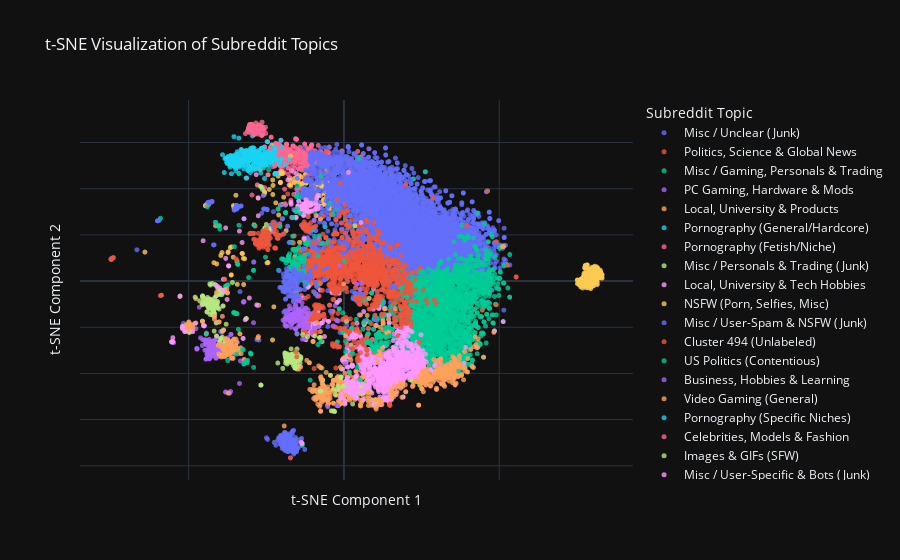

Notebook source saved alongside this figure:
### Code cell
label_map = {
    # --- HIGH CLARITY: NSFW / Pornography ---
    '35': 'Pornography (General/Hardcore)',
    '106': 'Pornography (Fetish/Niche)',
    '252': 'Pornography (Specific Niches)',

    # --- HIGH CLARITY: Gaming & Fandom ---
    '347': 'NSFW (Porn, Selfies, Misc)',
    '114': 'Video Gaming (General)',
    '327': 'PC Gaming, Hardware & Mods',

    # --- HIGH CLARITY: Politics & News ---
    '119': 'US Politics (Contentious)',
    '419': 'Politics, Science & Social Issues',

    # --- HIGH CLARITY: Hobbies / Local / University ---
    '85': 'Business, Hobbies & Learning',
    '89': 'Local, University & Tech Hobbies',
    '391': 'Images & GIFs (SFW)',
    '490': 'Local, University & Products',
    '454': 'Celebrities, Models & Fashion',
    '27': 'Local/Regional & Hobbies',
    
    # --- MEDIUM CLARITY: Mixed Themes ---
    '54': 'Gaming, Fandom & Circlejerks',
    '245': 'Politics, Science & Global News',
    '187': 'Misc / Gaming, Personals & Trading',
    '275': 'General Reddit Interests (SFW)',

    # --- LOW CLARITY: "Junk" / User-Spam ---
    '1': 'Misc / Personals & Trading (Junk)',
    '2': 'Misc / Unclear (Junk)',
    '20': 'Misc / Unclear (Junk)',
    '91': 'Misc / NSFW & User-Spam (Junk)',
    '254': 'Misc / User-Spam & NSFW (Junk)',
    '335': 'Misc / User-Specific & Bots (Junk)',
}

# --- Now, we plot using the new labels ---

pl.plot_labeled_cluster_map(tsne_df, label_map)

### Figure 1 — Plotly figure (JSON) as saved in the notebook; plotly's stock layout.template omitted (floating-point values rounded to 4 significant figures; data arrays with more than 128 entries replaced by an {"elided": "..."} marker saying what was removed)
{"data": [{"hovertemplate": "<b>%{hovertext}</b><br><br>Topic=Misc / Unclear (Junk)<br>tsne_x=%{x}<br>tsne_y=%{y}<extra></extra>", "hovertext": {"elided": "2960 str values"}, "legendgroup": "Misc / Unclear (Junk)", "marker": {"color": "#636efa", "opacity": 0.8, "size": 5, "symbol": "circle"}, "mode": "markers", "name": "Misc / Unclear (Junk)", "showlegend": true, "type": "scattergl", "x": {"elided": "2960 float values"}, "xaxis": "x", "y": {"elided": "2960 float values"}, "yaxis": "y"}, {"hovertemplate": "<b>%{hovertext}</b><br><br>Topic=Politics, Science & Global News<br>tsne_x=%{x}<br>tsne_y=%{y}<extra></extra>", "hovertext": {"elided": "374 str values"}, "legendgroup": "Politics, Science & Global News", "marker": {"color": "#EF553B", "opacity": 0.8, "size": 5, "symbol": "circle"}, "mode": "markers", "name": "Politics, Science & Global News", "showlegend": true, "type": "scattergl", "x": {"elided": "374 float values"}, "xaxis": "x", "y": {"elided": "374 float values"}, "yaxis": "y"}, {"hovertemplate": "<b>%{hovertext}</b><br><br>Topic=Misc / Gaming, Personals & Trading<br>tsne_x=%{x}<br>tsne_y=%{y}<extra></extra>", "hovertext": {"elided": "1996 str values"}, "legendgroup": "Misc / Gaming, Personals & Trading", "marker": {"color": "#00cc96", "opacity": 0.8, "size": 5, "symbol": "circle"}, "mode": "markers", "name": "Misc / Gaming, Personals & Trading", "showlegend": true, "type": "scattergl", "x": {"elided": "1996 float values"}, "xaxis": "x", "y": {"elided": "1996 float values"}, "yaxis": "y"}, {"hovertemplate": "<b>%{hovertext}</b><br><br>Topic=PC Gaming, Hardware & Mods<br>tsne_x=%{x}<br>tsne_y=%{y}<extra></extra>", "hovertext": {"elided": "156 str values"}, "legendgroup": "PC Gaming, Hardware & Mods", "marker": {"color": "#ab63fa", "opacity": 0.8, "size": 5, "symbol": "circle"}, "mode": "markers", "name": "PC Gaming, Hardware & Mods", "showlegend": true, "type": "scattergl", "x": {"elided": "156 float values"}, "xaxis": "x", "y": {"elided": "156 float values"}, "yaxis": "y"}, {"hovertemplate": "<b>%{hovertext}</b><br><br>Topic=Local, University & Products<br>tsne_x=%{x}<br>tsne_y=%{y}<extra></extra>", "hovertext": {"elided": "240 str values"}, "legendgroup": "Local, University & Products", "marker": {"color": "#FFA15A", "opacity": 0.8, "size": 5, "symbol": "circle"}, "mode": "markers", "name": "Local, University & Products", "showlegend": true, "type": "scattergl", "x": {"elided": "240 float values"}, "xaxis": "x", "y": {"elided": "240 float values"}, "yaxis": "y"}, {"hovertemplate": "<b>%{hovertext}</b><br><br>Topic=Pornography (General/Hardcore)<br>tsne_x=%{x}<br>tsne_y=%{y}<extra></extra>", "hovertext": {"elided": "135 str values"}, "legendgroup": "Pornography (General/Hardcore)", "marker": {"color": "#19d3f3", "opacity": 0.8, "size": 5, "symbol": "circle"}, "mode": "markers", "name": "Pornography (General/Hardcore)", "showlegend": true, "type": "scattergl", "x": {"elided": "135 float values"}, "xaxis": "x", "y": {"elided": "135 float values"}, "yaxis": "y"}, {"hovertemplate": "<b>%{hovertext}</b><br><br>Topic=Pornography (Fetish/Niche)<br>tsne_x=%{x}<br>tsne_y=%{y}<extra></extra>", "hovertext": {"elided": "354 str values"}, "legendgroup": "Pornography (Fetish/Niche)", "marker": {"color": "#FF6692", "opacity": 0.8, "size": 5, "symbol": "circle"}, "mode": "markers", "name": "Pornography (Fetish/Niche)", "showlegend": true, "type": "scattergl", "x": {"elided": "354 float values"}, "xaxis": "x", "y": {"elided": "354 float values"}, "yaxis": "y"}, {"hovertemplate": "<b>%{hovertext}</b><br><br>Topic=Misc / Personals & Trading (Junk)<br>tsne_x=%{x}<br>tsne_y=%{y}<extra></extra>", "hovertext": {"elided": "235 str values"}, "legendgroup": "Misc / Personals & Trading (Junk)", "marker": {"color": "#B6E880", "opacity": 0.8, "size": 5, "symbol": "circle"}, "mode": "markers", "name": "Misc / Personals & Trading (Junk)", "showlegend": true, "type": "scattergl", "x": {"elided": "235 float values"}, "xaxis": "x", "y": {"elided": "235 float values"}, "yaxis": "y"}, {"hovertemplate": "<b>%{hovertext}</b><br><br>Topic=Local, University & Tech Hobbies<br>tsne_x=%{x}<br>tsne_y=%{y}<extra></extra>", "hovertext": {"elided": "892 str values"}, "legendgroup": "Local, University & Tech Hobbies", "marker": {"color": "#FF97FF", "opacity": 0.8, "size": 5, "symbol": "circle"}, "mode": "markers", "name": "Local, University & Tech Hobbies", "showlegend": true, "type": "scattergl", "x": {"elided": "892 float values"}, "xaxis": "x", "y": {"elided": "892 float values"}, "yaxis": "y"}, {"hovertemplate": "<b>%{hovertext}</b><br><br>Topic=NSFW (Porn, Selfies, Misc)<br>tsne_x=%{x}<br>tsne_y=%{y}<extra></extra>", "hovertext": {"elided": "137 str values"}, "legendgroup": "NSFW (Porn, Selfies, Misc)", "marker": {"color": "#FECB52", "opacity": 0.8, "size": 5, "symbol": "circle"}, "mode": "markers", "name": "NSFW (Porn, Selfies, Misc)", "showlegend": true, "type": "scattergl", "x": {"elided": "137 float values"}, "xaxis": "x", "y": {"elided": "137 float values"}, "yaxis": "y"}, {"hovertemplate": "<b>%{hovertext}</b><br><br>Topic=Misc / User-Spam & NSFW (Junk)<br>tsne_x=%{x}<br>tsne_y=%{y}<extra></extra>", "hovertext": {"elided": "1120 str values"}, "legendgroup": "Misc / User-Spam & NSFW (Junk)", "marker": {"color": "#636efa", "opacity": 0.8, "size": 5, "symbol": "circle"}, "mode": "markers", "name": "Misc / User-Spam & NSFW (Junk)", "showlegend": true, "type": "scattergl", "x": {"elided": "1120 float values"}, "xaxis": "x", "y": {"elided": "1120 float values"}, "yaxis": "y"}, {"hovertemplate": "<b>%{hovertext}</b><br><br>Topic=Cluster 494 (Unlabeled)<br>tsne_x=%{x}<br>tsne_y=%{y}<extra></extra>", "hovertext": {"elided": "782 str values"}, "legendgroup": "Cluster 494 (Unlabeled)", "marker": {"color": "#EF553B", "opacity": 0.8, "size": 5, "symbol": "circle"}, "mode": "markers", "name": "Cluster 494 (Unlabeled)", "showlegend": true, "type": "scattergl", "x": {"elided": "782 float values"}, "xaxis": "x", "y": {"elided": "782 float values"}, "yaxis": "y"}, {"hovertemplate": "<b>%{hovertext}</b><br><br>Topic=US Politics (Contentious)<br>tsne_x=%{x}<br>tsne_y=%{y}<extra></extra>", "hovertext": ["theimperialcult", "zika_es", "unsolvedmysteries", "askhillarysupporters", "the_hofer", "the_nehlen", "catholic_news", "anarkickagg", "laowinning", "anarchistpics", "markrlevin", "newsstream", "sonsoflibertytees", "pol", "nowttyg", "maps_of_meaning", "debatealtright", "washingtonforsanders", "polycentric_law", "targetedindividuals", "radicalagenda", "cosmicdisclosure", "sarahcooper", "internationalwomen", "crimeinchicago", "permaculturevideos", "altrightchristian", "readmystory", "frontpagecanada", "race_realism", "seasteading", "brainwashedamerica", "keepcorbyn", "jerfrogcomics", "indianriverlagoon", "webofslime", "thelema", "theinternetofshit", "tacticalflashlights", "justlegbeardthings", "askberniesupporters", "everythingiseconomics", "trump16", "duncantrussell", "conspiracynorules", "communismanarchy", "baddoggy", "thenews", "hillary", "anarcho_hackers", "bencarson", "morbidrealityrebooted", "operationgrabass", "southcarolina4sanders", "irishfilm", "onlinetrafficteam", "reinstatearticle8", "sethrich", "mediabias", "shruglifesyndicate", "nikiashton", "hispanic", "trumpnews", "treecomics", "british", "badbios", "spacefeminists", "josephpfarrell", "whistleblowers", "studentsforsanders", "ancap_videos", "cia", "berntheconvention", "bubbles2016", "turd", "sacredgeometry", "blackhistoryphotos", "shittyisraeliart", "sorosforprison", "cartoonseditorial", "arab_socialists", "castleforpresident", "financialtransactions", "migrantelatino", "politicaeconomica", "americanpirateparty", "debateacommunist", "saynotopot", "accountt1234", "occupylangley", "blmwatch", "rightist", "anythinggoesultimate", "voterfraud", "corruptcops", "islamization", "bitlaw", "chollos", "webcode", "anythinggoes", "trans", "polfacts", "deep_ecology", "truthinpolitics", "911calls", "conservativelounge", "werthaminaction", "tenyearsago", "minarchy"], "legendgroup": "US Politics (Contentious)", "marker": {"color": "#00cc96", "opacity": 0.8, "size": 5, "symbol": "circle"}, "mode": "markers", "name": "US Politics (Contentious)", "showlegend": true, "type": "scattergl", "x": [-16.02, -16.32, -14.99, -17.93, -15.84, -11.94, -17.68, -17.01, -21.05, -17.07, -20.07, -5.309, -12.32, -17.73, -18.66, -12.0, -17.84, -13.76, -13.9, -29.1, -16.24, -17.56, -8.502, -15.81, -25.26, -14.74, -15.96, -8.521, -16.05, -14.51, -13.91, -15.57, -14.26, -11.55, -15.04, -12.45, -12.23, -12.91, -14.96, -8.338, -17.93, -12.25, -17.84, -12.32, -15.96, -16.4, -12.75, -18.64, -17.67, -14.1, -19.34, -13.23, -15.87, -13.04, -16.51, -9.457, -15.85, -14.95, -19.33, -12.38, -12.92, -16.69, -11.62, -13.67, -16.0, -29.15, -16.11, -16.43, -15.94, -13.4, -13.94, -17.18, -14.73, -13.62, -7.936, -12.57, -15.27, -14.21, -17.77, -16.43, -15.95, -11.59, -13.45, -24.22, -15.72, -15.65, -12.01, -12.84, -11.74, -16.57, -17.52, -16.11, -16.65, -15.27, -16.58, -16.3, -12.77, 4.808, -12.76, -16.43, -12.81, -16.44, -15.52, -12.8, 0.09787, -19.68, -14.1, -2.122, -13.84], "xaxis": "x", "y": [13.79, 6.554, -4.053, 10.7, 13.7, 16.08, 10.43, 4.973, 4.701, 5.398, 9.595, 16.73, 17.27, 9.3, 8.85, 16.66, 9.612, 3.774, 10.08, 4.657, 8.399, 6.018, 10.82, 6.156, 10.36, 7.365, 13.25, -1.548, 9.545, 14.55, 10.08, 13.73, 4.364, 17.08, 4.108, 16.18, -0.7545, 7.823, 9.878, -27.5, 10.72, 16.29, 9.172, -1.591, 5.861, 7.845, 6.544, 7.776, 8.899, 11.55, 9.21, 8.965, 5.226, 4.238, 19.42, 19.43, 5.395, 9.877, 9.337, -0.8697, 4.723, 5.587, 15.89, 0.389, 13.6, 4.627, 7.927, 6.092, 5.807, 4.303, 10.22, 6.016, 3.899, 8.461, 19.53, -0.6311, -5.524, 7.886, 10.77, 7.839, 7.94, 11.72, 8.578, 48.24, 5.443, 6.072, -1.113, 6.417, -0.2709, 6.072, 11.8, 13.62, 7.655, 6.054, 5.246, 13.54, 10.55, 53.14, 10.11, 7.78, 3.407, 13.7, 12.1, 8.843, 8.639, 9.572, 16.51, -26.3, 8.786], "yaxis": "y"}, {"hovertemplate": "<b>%{hovertext}</b><br><br>Topic=Business, Hobbies & Learning<br>tsne_x=%{x}<br>tsne_y=%{y}<extra></extra>", "hovertext": {"elided": "171 str values"}, "legendgroup": "Business, Hobbies & Learning", "marker": {"color": "#ab63fa", "opacity": 0.8, "size": 5, "symbol": "circle"}, "mode": "markers", "name": "Business, Hobbies & Learning", "showlegend": true, "type": "scattergl", "x": {"elided": "171 float values"}, "xaxis": "x", "y": {"elided": "171 float values"}, "yaxis": "y"}, {"hovertemplate": "<b>%{hovertext}</b><br><br>Topic=Video Gaming (General)<br>tsne_x=%{x}<br>tsne_y=%{y}<extra></extra>", "hovertext": {"elided": "461 str values"}, "legendgroup": "Video Gaming (General)", "marker": {"color": "#FFA15A", "opacity": 0.8, "size": 5, "symbol": "circle"}, "mode": "markers", "name": "Video Gaming (General)", "showlegend": true, "type": "scattergl", "x": {"elided": "461 float values"}, "xaxis": "x", "y": {"elided": "461 float values"}, "yaxis": "y"}, {"hovertemplate": "<b>%{hovertext}</b><br><br>Topic=Pornography (Specific Niches)<br>tsne_x=%{x}<br>tsne_y=%{y}<extra></extra>", "hovertext": {"elided": "216 str values"}, "legendgroup": "Pornography (Specific Niches)", "marker": {"color": "#19d3f3", "opacity": 0.8, "size": 5, "symbol": "circle"}, "mode": "markers", "name": "Pornography (Specific Niches)", "showlegend": true, "type": "scattergl", "x": {"elided": "216 float values"}, "xaxis": "x", "y": {"elided": "216 float values"}, "yaxis": "y"}, {"hovertemplate": "<b>%{hovertext}</b><br><br>Topic=Celebrities, Models & Fashion<br>tsne_x=%{x}<br>tsne_y=%{y}<extra></extra>", "hovertext": ["teenkasia", "truestarlets", "sammihanratty", "erinheatherton", "jessica_clements", "fashionmodels", "taylorswiftsarmpit", "daniellagrace", "sofiavergara", "indiareynolds_", "karibyron", "ballpythonmorph", "stephclairesmith", "nudieworld", "animalsbeingsmart", "fingerinasshole", "katdennings", "annachristinaschwartz", "elizabethwheeland", "chanelwestcoast", "girlswithgreeneyes", "dakotajohnson", "gillianjacobs", "alymichalka", "zendaya", "scarlettleithold", "fashpics", "samigayle", "gilliananderson", "mollyomalia", "cyndiwang", "100sexiest", "irinashayk", "freemusicfindings", "celebfantasy", "ophelieguillermand", "hrcelebs", "nicelamps", "xeniatchoumitcheva", "milenaangel", "saxonsharbino", "bathtubbeauties", "ladiesingreen", "nathalieemmanuel", "jenya_d", "thecamillerowe", "beberexha", "succubae", "sonyatheevil", "hotlatinas", "actresshotspot", "indiaeisley", "janelevy", "silviacaruso", "caninemajesty", "countable", "alycia_debnam_carey", "jada_facer", "solesandbuttholes", "jessicanigri2", "brynn_rumfallo", "minkakelly", "cobiesmulders", "spacedrops", "truesexypizza", "isabelamoner", "emilykinney", "palebeauties", "justsexy", "highrescelebs", "childactorsallgrownup", "sophiesimmons", "celebritynavels", "daniellerobertson", "lauramarano", "sabinejemeljanova", "elizabethzaks", "celeblr", "modernfashionporn", "celebsexscenes", "redstarfc", "emilyblunt", "doutzenkroes", "lexithompson", "evangelinelilly", "rosiejones", "saschawest", "casidavis", "funnyatheist", "reesewitherspoon", "hayleyatwell", "johnforbesnashjr", "stacykeibler", "meganfox", "emilyalynlind", "dioni", "jade_chynoweth", "womenwearingbelts", "junotemple"], "legendgroup": "Celebrities, Models & Fashion", "marker": {"color": "#FF6692", "opacity": 0.8, "size": 5, "symbol": "circle"}, "mode": "markers", "name": "Celebrities, Models & Fashion", "showlegend": true, "type": "scattergl", "x": [-20.92, -29.75, -29.96, -27.45, -30.36, -26.67, -28.31, -27.85, -28.23, -27.17, -27.86, -23.55, -27.42, -25.57, -23.77, -28.55, -27.98, -26.35, -29.01, -25.93, -29.68, -27.41, -29.31, -29.71, -30.69, -27.57, -30.48, -29.86, -27.88, -28.65, -23.4, -26.32, -28.02, -30.7, -5.64, -26.29, -27.77, -23.69, -25.25, -28.3, -28.47, -31.09, -27.5, -27.39, -21.68, -26.44, -27.73, -28.97, -26.45, -21.64, -27.63, -29.9, -30.37, -26.1, -26.25, -7.864, -28.38, -27.41, -29.07, -24.43, -26.34, -26.35, -29.26, -18.94, -31.73, -29.26, -29.33, -30.26, -4.937, -27.86, -25.17, -30.72, -27.33, -27.43, -29.55, -27.59, -27.74, -18.52, -26.47, -29.24, -26.36, -27.65, -26.84, -27.02, -30.06, -26.27, -29.68, -27.67, -23.45, -27.36, -30.55, -17.08, -26.38, -30.81, -29.1, -27.36, -30.4, -26.21, -29.64], "xaxis": "x", "y": [59.12, 65.21, 67.2, 66.28, 65.67, 65.64, 66.68, 65.53, 66.64, 64.37, 41.6, 21.64, 65.41, 40.44, 21.49, 63.61, 66.72, 63.17, 66.58, 65.66, 65.78, 66.78, 67.1, 67.8, 66.65, 66.32, 64.38, 67.94, 41.62, 66.8, 62.34, 66.09, 66.25, 66.12, 56.21, 63.36, 66.72, 57.43, 66.62, 64.25, 66.77, 64.93, 63.64, 66.59, 59.51, 63.11, 66.12, 64.08, 66.72, 59.48, 67.67, 67.75, 67.84, 63.58, 20.05, 18.18, 68.43, 66.6, 63.46, 46.03, 66.84, 66.02, 66.79, 33.44, 63.85, 66.46, 67.01, 64.81, 55.71, 66.87, 63.96, 65.99, 67.56, 64.86, 67.18, 64.8, 66.46, 57.97, 63.01, 65.51, 68.83, 66.78, 66.73, 65.32, 66.62, 65.94, 67.84, 66.05, 62.26, 66.65, 66.45, 34.96, 66.58, 65.77, 67.24, 65.01, 67.52, 66.7, 67.73], "yaxis": "y"}, {"hovertemplate": "<b>%{hovertext}</b><br><br>Topic=Images & GIFs (SFW)<br>tsne_x=%{x}<br>tsne_y=%{y}<extra></extra>", "hovertext": ["corporatefacepalm", "oldschoolcelebs", "fireporn", "torontodriving", "mushroomporn", "awesomecarmods", "babycorgis", "catsinbusinessattire", "edmshare", "awwgifs", "bitchimatrain", "rescuedogs", "fastworkers", "whatswrongwithyourdog", "breathless", "girlswearingbloomers", "dashcamgifs", "selfie", "sportscars", "doggifs", "netherlandspics", "veganfoodporn", "fractalporn", "treessuckingonthings", "brutalism", "animalslookingatfood", "futbolmx", "weathergifs", "francepics", "ctbeer", "gaminggifs", "policechases", "bacon", "megagamer", "heavyseas", "thanksobama", "amateurfights", "streamingepisodes", "funnyanimals", "herpetology", "catsinsinks", "lakeporn", "ghettoglamourshots", "oddlyterrifying", "shockwaveporn", "catslaps", "engineteststands", "thatshitsfunny", "lazycats", "dogswearinghats", "lebowski", "dontlookdown", "schweiz", "panda", "capybara", "geologyporn", "juggling", "morbidlybeautiful", "interestinggifs", "simpsonsdidit", "siberianhusky", "clouds", "chemicalreactiongifs", "yesyesyesno", "littlebuddies", "thylacinescience", "explosion_gfys", "nzphotos", "norwaypics", "wince", "wtfart", "pimpcats", "simulated", "beachporn", "dumbass", "amateurearthporn", "captioned", "atbge", "bookporn", "notmyjob", "coolguides", "youseeingthisshit", "oddlyarousing", "spaceflightporn", "trashpandas", "yesyesyesyesno", "hqrg", "cloudporn", "gifsthatkeepongiving", "thingsthatblowup", "cutouts", "palatecleanser", "animalssmiling", "redpandas"], "legendgroup": "Images & GIFs (SFW)", "marker": {"color": "#B6E880", "opacity": 0.8, "size": 5, "symbol": "circle"}, "mode": "markers", "name": "Images & GIFs (SFW)", "showlegend": true, "type": "scattergl", "x": [-14.64, -19.0, -18.43, -13.3, -16.59, -14.96, -24.56, -26.62, -24.99, -16.89, -15.57, -15.42, -15.74, -16.26, -18.87, -24.04, -17.76, -15.84, -11.73, -24.03, -18.09, -15.11, -17.66, -15.13, -15.49, -15.61, 3.445, -18.65, -18.19, -2.73, -30.24, -15.13, -14.08, -26.89, -18.67, -14.09, -9.373, -26.28, -21.3, -15.63, -15.97, -18.04, -14.99, -15.33, -17.1, -18.16, -19.04, -18.77, -15.82, -15.7, -13.87, -15.97, -18.44, -21.23, -16.39, -17.19, -7.752, -15.46, -17.31, -13.86, -15.74, -16.99, -18.72, -17.06, -14.09, -16.47, -17.33, -18.23, -18.37, -18.22, -16.34, -15.53, -16.67, -18.87, -26.1, -16.88, -25.44, -15.77, -17.06, -16.78, -15.68, -15.1, -15.55, -18.92, -15.02, -17.19, -19.69, -16.34, -15.92, -17.07, -16.87, -25.51, -15.97, -18.25], "xaxis": "x", "y": [-34.37, -31.93, -32.82, -23.2, -31.91, -31.54, 19.3, 40.78, 24.51, -34.93, -30.89, -37.4, -33.96, -36.65, -32.92, 22.78, -34.52, -37.61, -24.08, 22.15, -32.17, -22.87, -33.69, -34.98, -31.59, -34.44, 23.89, -34.73, -32.17, -49.29, 20.58, -29.4, -33.7, 41.02, -31.45, -32.7, -23.76, 39.71, -35.49, -36.99, -35.58, -32.25, -36.86, -34.47, -33.29, -35.14, -31.17, -35.55, -35.79, -37.47, -33.66, -33.22, -32.6, 18.5, -34.96, -32.52, -24.51, -34.03, -34.23, -32.95, -37.71, -29.38, -34.4, -34.34, -35.42, -33.68, -33.1, -31.49, -32.57, -35.9, -32.32, -34.67, -34.62, -32.95, 21.73, -31.86, 22.86, -34.29, -31.78, -33.01, -32.64, -34.44, -34.21, -31.21, -33.73, -34.46, -37.83, -31.6, -34.04, -33.77, -35.38, 22.91, -35.92, -32.81], "yaxis": "y"}, {"hovertemplate": "<b>%{hovertext}</b><br><br>Topic=Misc / User-Specific & Bots (Junk)<br>tsne_x=%{x}<br>tsne_y=%{y}<extra></extra>", "hovertext": ["kikroleplay", "vinyl_price_drop", "dyslexicsoap", "mylifemycrufuqu", "primalhi", "soulgsenpai", "rawssysalog", "wolvian", "grandmotherlygilfs", "kaiphas", "krebs", "gamevideo", "annieeadvlog", "rsmainer", "pearladvlog", "madlyinanger", "rosiisan", "triwinning", "iarnari", "blackpornxxx", "nemiforest", "zaqofys", "slimshaders", "vamosachelear", "sonk", "gary_iii", "frugalsupplements", "itn", "snooscape", "dicezone2", "pifrs", "agtseth", "screamingatcupcakes", "ruxs", "gamebundles", "vispilio", "madjadiel", "cinemaxtrema", "arkleadventlog", "txtiki", "a_log_of_clementine", "winternets", "weirdlife", "spiffy_a_log", "intercept", "kibars", "stea", "plamemo", "starwarsgamers", "yuckalog", "odvontor_log", "schneieronsecurity", "kingkongalog", "videosong", "inom", "xdivinum", "redditorsrs", "jchaplin2", "scary1044adventurelog", "iheartzigg", "wirral_council", "painsalog", "thevideofeed", "beatbox", "theagenda", "slayersulu", "miraclesuns", "batwingrobes", "deaconfrostdota", "dewinv", "kasperr", "aveedzghamer", "stickscape", "seismix", "gotradeappeals", "adlogcatt", "rty", "wondergirls", "rsjohn1", "adultsexy", "queencompanionslog", "nicegains", "tseries", "fpr88", "theanalgifs", "epicbot", "juststunning", "sportvideo", "sexyfandom", "yuyuyu", "minunsalog", "stefenaventlog", "layanorsmind", "xtl_", "sourcy", "xjasho", "meleepronl", "mithrilbaradvlog"], "legendgroup": "Misc / User-Specific & Bots (Junk)", "marker": {"color": "#FF97FF", "opacity": 0.8, "size": 5, "symbol": "circle"}, "mode": "markers", "name": "Misc / User-Specific & Bots (Junk)", "showlegend": true, "type": "scattergl", "x": [-41.03, -38.07, -13.08, -12.14, -9.31, -47.67, -12.84, -10.61, -8.198, -11.83, -38.54, -37.11, -11.99, -12.47, -12.02, -14.83, -32.79, -45.33, -9.006, -27.63, -10.7, -12.95, -14.32, -16.97, -51.3, -13.31, -31.8, -37.14, -55.09, -9.053, -48.69, -15.43, -11.82, -11.23, -55.09, -32.46, -10.48, 5.447, -13.56, -52.04, -33.67, -11.61, -28.25, -13.09, -8.357, -10.74, -37.61, -52.02, -17.1, -11.03, -55.44, -38.59, -12.86, -37.11, -15.45, -51.96, -11.65, -9.155, -10.46, -16.78, -12.22, -18.05, 16.1, -40.54, -38.79, -12.79, -13.36, -12.73, -45.24, -14.2, -55.55, -15.36, -12.48, 1.433, -55.37, -44.99, -14.87, -32.2, -15.38, -27.59, -13.97, -30.45, -37.1, -12.76, -8.78, -11.72, -14.53, -37.1, -8.261, -38.07, -14.99, -28.08, -8.393, -51.05, -13.42, -12.99, -10.72, -16.89], "xaxis": "x", "y": [-1.953, 9.81, 31.42, 34.68, 31.17, -18.2, 31.71, 32.81, 37.08, 30.57, 0.8098, 6.576, 33.16, 33.38, 33.68, 32.55, 16.7, 17.47, 33.05, 36.05, 33.41, 28.62, 30.14, 33.24, -21.85, 33.45, -16.75, 6.553, -26.17, 31.18, -21.93, 30.15, 30.55, 32.79, -24.5, -24.84, 33.75, 25.37, 32.52, -20.58, 21.63, 33.95, 46.08, 30.94, 31.18, 30.21, -7.96, -19.53, 34.12, 33.0, -26.44, 0.8024, 18.62, 6.589, 27.6, -20.11, 32.19, 34.02, 30.44, 27.54, 35.25, 43.79, -22.87, -2.477, 0.7889, 30.96, 32.48, 33.44, -19.22, 30.73, -26.28, 46.6, 31.96, 47.06, -26.44, -19.38, 32.55, 27.0, 27.61, 28.28, 32.03, -7.352, 6.591, 32.88, 35.87, 30.13, 34.71, 6.587, 32.56, 23.02, 31.6, -10.33, 37.11, -21.9, 31.37, 28.34, 32.82, 47.82], "yaxis": "y"}, {"hovertemplate": "<b>%{hovertext}</b><br><br>Topic=Misc / NSFW & User-Spam (Junk)<br>tsne_x=%{x}<br>tsne_y=%{y}<extra></extra>", "hovertext": {"elided": "237 str values"}, "legendgroup": "Misc / NSFW & User-Spam (Junk)", "marker": {"color": "#FECB52", "opacity": 0.8, "size": 5, "symbol": "circle"}, "mode": "markers", "name": "Misc / NSFW & User-Spam (Junk)", "showlegend": true, "type": "scattergl", "x": {"elided": "237 float values"}, "xaxis": "x", "y": {"elided": "237 float values"}, "yaxis": "y"}, {"hovertemplate": "<b>%{hovertext}</b><br><br>Topic=Politics, Science & Social Issues<br>tsne_x=%{x}<br>tsne_y=%{y}<extra></extra>", "hovertext": {"elided": "135 str values"}, "legendgroup": "Politics, Science & Social Issues", "marker": {"color": "#636efa", "opacity": 0.8, "size": 5, "symbol": "circle"}, "mode": "markers", "name": "Politics, Science & Social Issues", "showlegend": true, "type": "scattergl", "x": {"elided": "135 float values"}, "xaxis": "x", "y": {"elided": "135 float values"}, "yaxis": "y"}, {"hovertemplate": "<b>%{hovertext}</b><br><br>Topic=General Reddit Interests (SFW)<br>tsne_x=%{x}<br>tsne_y=%{y}<extra></extra>", "hovertext": {"elided": "201 str values"}, "legendgroup": "General Reddit Interests (SFW)", "marker": {"color": "#EF553B", "opacity": 0.8, "size": 5, "symbol": "circle"}, "mode": "markers", "name": "General Reddit Interests (SFW)", "showlegend": true, "type": "scattergl", "x": {"elided": "201 float values"}, "xaxis": "x", "y": {"elided": "201 float values"}, "yaxis": "y"}, {"hovertemplate": "<b>%{hovertext}</b><br><br>Topic=Gaming, Fandom & Circlejerks<br>tsne_x=%{x}<br>tsne_y=%{y}<extra></extra>", "hovertext": {"elided": "137 str values"}, "legendgroup": "Gaming, Fandom & Circlejerks", "marker": {"color": "#00cc96", "opacity": 0.8, "size": 5, "symbol": "circle"}, "mode": "markers", "name": "Gaming, Fandom & Circlejerks", "showlegend": true, "type": "scattergl", "x": {"elided": "137 float values"}, "xaxis": "x", "y": {"elided": "137 float values"}, "yaxis": "y"}], "layout": {"legend": {"title": {"text": "Subreddit Topic"}, "tracegroupgap": 0}, "title": {"text": "t-SNE Visualization of Subreddit Topics"}, "xaxis": {"anchor": "y", "domain": [0, 1], "showticklabels": false, "title": {"text": "t-SNE Component 1"}}, "yaxis": {"anchor": "x", "domain": [0, 1], "showticklabels": false, "title": {"text": "t-SNE Component 2"}}}}
